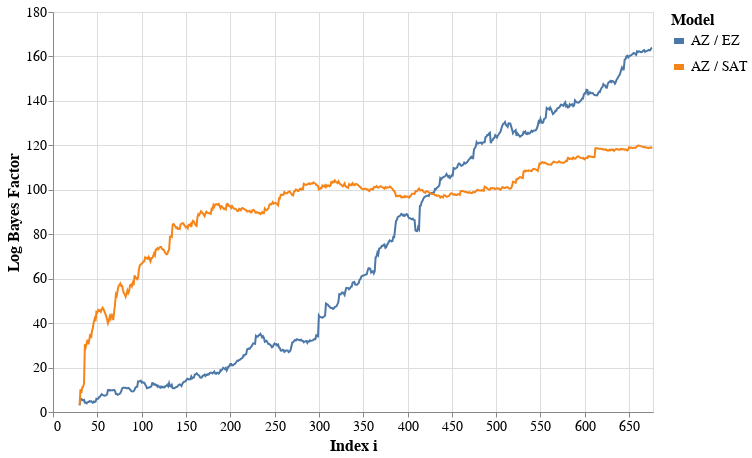

The notebook cell saved with this chart:
### Code cell
width = 600
height = 400
c = alt.Chart(bfdf).mark_line(
    strokeWidth = 2,
    ).encode(
    alt.X('t:Q', title='Index i', scale=alt.Scale(domain=[0,677])),
    alt.Y('value:Q', title='Log Bayes Factor'),
    alt.Color('Model')
    ).properties(
    width=width, height=height
    ).configure_legend(
    titleFontSize=16,
    labelFontSize=14,
    symbolStrokeWidth=6
    ).configure_axis(
    labelFontSize=14,
    titleFontSize=16
).interactive()

c

### Figure 1 — Vega-Lite specification as saved in the notebook (floating-point values rounded to 4 significant figures; data arrays with more than 128 entries replaced by an {"elided": "..."} marker saying what was removed)
{"config": {"view": {"continuousWidth": 400, "continuousHeight": 300}, "axis": {"labelFontSize": 14, "titleFontSize": 16}, "legend": {"labelFontSize": 14, "symbolStrokeWidth": 6, "titleFontSize": 16}}, "data": {"name": "data-b98e9feffc974664d030774bb0d6fa4d"}, "mark": {"type": "line", "strokeWidth": 2}, "encoding": {"color": {"type": "nominal", "field": "Model"}, "x": {"type": "quantitative", "field": "t", "scale": {"domain": [0, 677]}, "title": "Index i"}, "y": {"type": "quantitative", "field": "value", "title": "Log Bayes Factor"}}, "height": 400, "selection": {"selector002": {"type": "interval", "bind": "scales", "encodings": ["x", "y"]}}, "width": 600, "$schema": "https://vega.github.io/schema/vega-lite/v4.8.1.json", "datasets": {"data-b98e9feffc974664d030774bb0d6fa4d": {"elided": "1294 records"}}}
